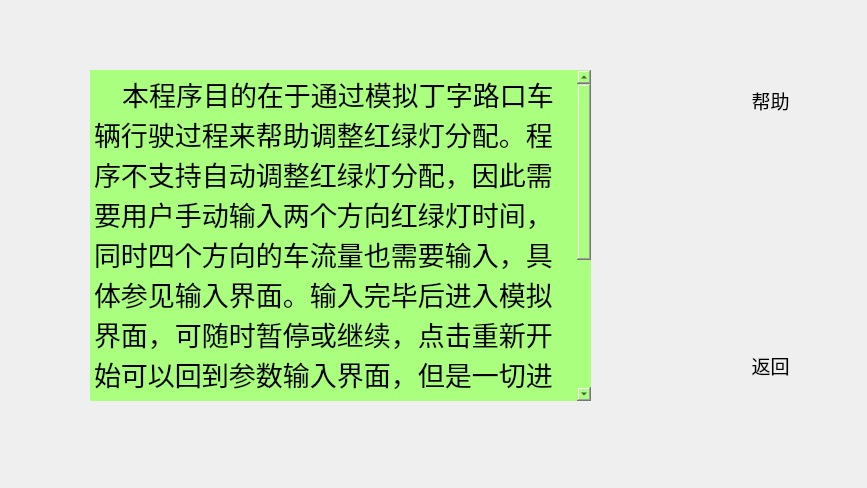
<?xml version="1.0" encoding="UTF-8"?>
<ui version="4.0">
 <class>Dialog3</class>
 <widget class="QDialog" name="Dialog3">
  <property name="geometry">
   <rect>
    <x>0</x>
    <y>0</y>
    <width>867</width>
    <height>488</height>
   </rect>
  </property>
  <property name="windowTitle">
   <string>Dialog</string>
  </property>
  <property name="styleSheet">
   <string notr="true"/>
  </property>
  <widget class="QPushButton" name="pushButton">
   <property name="geometry">
    <rect>
     <x>720</x>
     <y>80</y>
     <width>101</width>
     <height>41</height>
    </rect>
   </property>
   <property name="font">
    <font>
     <family>幼圆</family>
     <pointsize>14</pointsize>
    </font>
   </property>
   <property name="styleSheet">
    <string notr="true">
	background-color: qlineargradient(spread:pad,  x1:0, x2:0, y1:0, y2:1,  
                                      stop: 0 rgb(209, 255, 202),
                                      stop: 0.495 rgb(170, 255, 127),
                                      stop: 0.505 rgb(170, 255, 127), 
                                      stop: 1 rgb(209, 255, 202));
	border: none;
	border-radius: 5px;</string>
   </property>
   <property name="text">
    <string>帮助</string>
   </property>
  </widget>
  <widget class="QPushButton" name="pushButton_3">
   <property name="geometry">
    <rect>
     <x>710</x>
     <y>340</y>
     <width>121</width>
     <height>51</height>
    </rect>
   </property>
   <property name="font">
    <font>
     <family>幼圆</family>
     <pointsize>14</pointsize>
    </font>
   </property>
   <property name="styleSheet">
    <string notr="true">
	background-color: qlineargradient(spread:pad,  x1:0, x2:0, y1:0, y2:1,  
                                      stop: 0 rgb(209, 255, 202),
                                      stop: 0.495 rgb(170, 255, 127),
                                      stop: 0.505 rgb(170, 255, 127), 
                                      stop: 1 rgb(209, 255, 202));
	border: none;
	border-radius: 5px;</string>
   </property>
   <property name="text">
    <string>返回</string>
   </property>
  </widget>
  <widget class="QTextBrowser" name="textBrowser">
   <property name="geometry">
    <rect>
     <x>90</x>
     <y>70</y>
     <width>501</width>
     <height>331</height>
    </rect>
   </property>
   <property name="font">
    <font>
     <family>Agency FB</family>
     <pointsize>18</pointsize>
    </font>
   </property>
   <property name="styleSheet">
    <string notr="true">
	background-color:rgb(170, 255, 127);
	border: none;</string>
   </property>
   <property name="html">
    <string>&lt;!DOCTYPE HTML PUBLIC &quot;-//W3C//DTD HTML 4.0//EN&quot; &quot;http://www.w3.org/TR/REC-html40/strict.dtd&quot;&gt;
&lt;html&gt;&lt;head&gt;&lt;meta name=&quot;qrichtext&quot; content=&quot;1&quot; /&gt;&lt;style type=&quot;text/css&quot;&gt;
p, li { white-space: pre-wrap; }
&lt;/style&gt;&lt;/head&gt;&lt;body style=&quot; font-family:'Agency FB'; font-size:18pt; font-weight:400; font-style:normal;&quot;&gt;
&lt;p style=&quot; margin-top:0px; margin-bottom:0px; margin-left:0px; margin-right:0px; -qt-block-indent:0; text-indent:0px;&quot;&gt;&lt;span style=&quot; font-family:'SimSun'; font-size:20pt;&quot;&gt;    本程序目的在于通过模拟丁字路口车辆行驶过程来帮助调整红绿灯分配。程序不支持自动调整红绿灯分配，因此需要用户手动输入两个方向红绿灯时间，同时四个方向的车流量也需要输入，具体参见输入界面。输入完毕后进入模拟界面，可随时暂停或继续，点击重新开始可以回到参数输入界面，但是一切进度将归零，重新模拟。此外，输入中两个方向红绿灯时长之和自动固定，因此输入的仅仅是一个比例，如1，1与10，10没有区别，四个车流量参数同理，两个方向黄灯时长均固定为2s。输入应为非负整数。&lt;/span&gt;&lt;/p&gt;&lt;/body&gt;&lt;/html&gt;</string>
   </property>
  </widget>
 </widget>
 <resources/>
 <connections/>
</ui>
